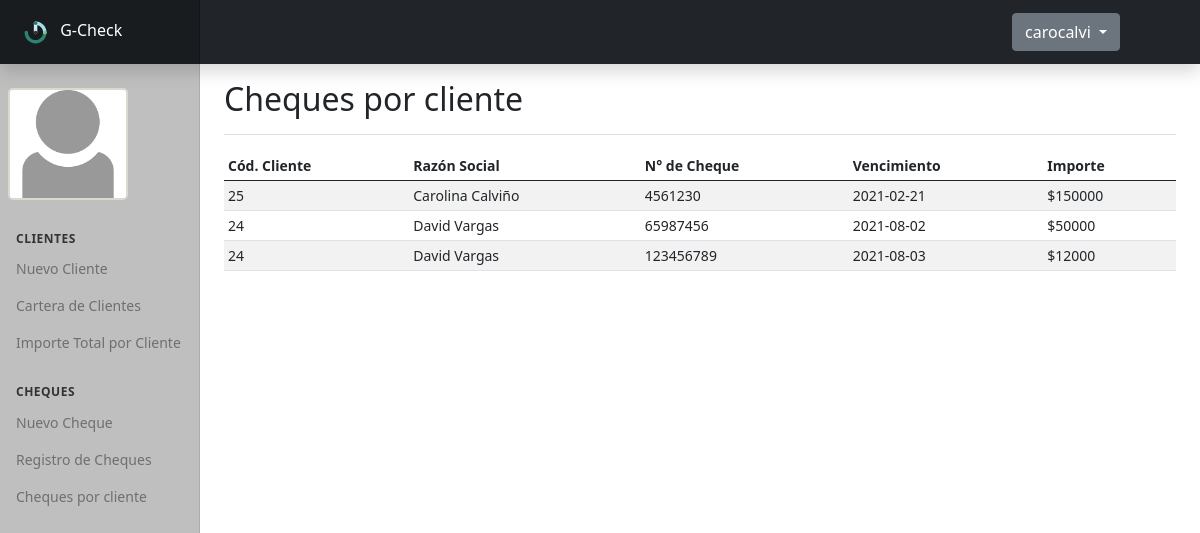
The app's page /cliente-cheque.php (signed in) with its own data.
### tables this page shows
CREATE TABLE `users` (
  `id_user` int(11) NOT NULL,
  `usuario` varchar(25) NOT NULL,
  `pass` varchar(10) NOT NULL,
  `imagen` varchar(50) NOT NULL
);

CREATE TABLE `cheques` (
  `clientes_id` int(11) NOT NULL,
  `numero_cheque` int(50) NOT NULL,
  `nombre` varchar(25) NOT NULL,
  `cuit_librador` int(25) NOT NULL,
  `fecha_vto` date NOT NULL,
  `importe` double NOT NULL,
  `propio` varchar(5) NOT NULL,
  `echeq` varchar(5) NOT NULL
);

CREATE TABLE `clientes` (
  `id_clientes` int(11) NOT NULL,
  `nombre` varchar(25) NOT NULL,
  `cuit` int(20) NOT NULL,
  `telefono` int(20) NOT NULL,
  `email` varchar(25) NOT NULL
);

### cliente-cheque.php (the view, shortened to what this page needs)
<?php
include("conexion.php");
include_once("includes/header.php");
include_once("includes/sidebar.php");
include_once("includes/footer.php");
?>
<div class="d-flex justify-content-between flex-wrap flex-md-nowrap align-items-center pt-3 pb-2 mb-3 border-bottom">
  <div class="col-md-12">
    <h2>Cheques por cliente</h2>
  </div>
</div>
  <div class="table-responsive">
    <table class="table table-striped table-sm">
      <thead>
        <tr>
          <th scope="col">Cód. Cliente</th>
          <th scope="col">Razón Social</th>
          <th scope="col">N° de Cheque</th>
          <th scope="col">Vencimiento</th>
          <th scope="col">Importe</th>
        </tr>
      </thead>
      <tbody>
        <?php
        $query = "SELECT clientes.id_clientes, clientes.nombre, cheques.numero_cheque, cheques.fecha_vto, cheques.importe FROM clientes INNER JOIN cheques ON clientes.id_clientes = cheques.clientes_id";
        $result = mysqli_query($conexion, $query);
         while($row = mysqli_fetch_array($result)){ ?>
          <tr>
              <td><?php echo $row['id_clientes']; ?></td>
              <td><?php echo $row['nombre']; ?></td>
              <td><?php echo $row['numero_cheque']; ?></td>
              <td><?php echo $row['fecha_vto']; ?></td>
              <td><?php echo "$".$row['importe']; ?></td>
          </tr>
        <?php } ?>
      </tbody>
    </table>
  </div>

### includes/header.php (shortened to what this page needs)
<!doctype html>
<html lang="es">
<head>
    <link rel="stylesheet" href="css/bootstrap.css">
    <link rel="stylesheet" href='css/style.css'>
    <link href="css/dashboard.css" rel="stylesheet">
    <link rel="stylesheet" href="https://cdn.jsdelivr.net/npm/bootstrap-icons@1.4.1/font/bootstrap-icons.css">
</head>

### includes/sidebar.php (shortened to what this page needs)
<body>
<header class="navbar navbar-dark sticky-top bg-dark flex-md-nowrap p-0 shadow">
  <a class="navbar-brand col-md-3 col-lg-2 me-0 px-3" href="#">
    <img src="img/logo.svg" alt="Logo G-Check" width="40px">
    G-Check</a>
  <div class="dropdown perfil">
    <a class="btn btn-secondary dropdown-toggle" href="#" role="button" id="dropdownMenuLink" data-bs-toggle="dropdown" aria-expanded="false">
      <?php echo $_SESSION["usuario"]; ?>
    </a>
  </div>
</header>
<div class="container-fluid">
<div class="row">
<nav id="sidebarMenu" class="col-md-3 col-lg-2 d-md-block bg-light sidebar collapse">
  <div class="position-sticky pt-3">
    <a href="gestion.php" class="nav-link">
      <?php
        $id = $_SESSION['id'];
        $query = "SELECT imagen FROM users WHERE id_user = '$id'";
        $result = mysqli_query($conexion, $query);
        while($row = mysqli_fetch_array($result)){ ?>
         <?php echo "<a href='gestion.php' ><img src='".$row['imagen']."' class='logo'></a>"; ?>
        <?php } ?>
    </a>
    <h6 class="sidebar-heading d-flex justify-content-between align-items-center px-3 mt-4 mb-1 text-muted">
      <span>Clientes</span>
    </h6>
    <ul class="nav flex-column mb-2">
      <li class="nav-item">
        <a class="nav-link" href="nuevo-cliente.php">
          Nuevo Cliente
        </a>
      </li>
     <li class="nav-item">
        <a class="nav-link" href="gestion.php">
          Cartera de Clientes
        </a>
      </li>
      <li class="nav-item">
        <a class="nav-link" href="contador.php">
          Importe Total por Cliente
        </a>
      </li>
    </ul>
    <h6 class="sidebar-heading d-flex justify-content-between align-items-center px-3 mt-4 mb-1 text-muted">
      <span>Cheques</span>
    </h6>
    <ul class="nav flex-column mb-2">
      <li class="nav-item">
        <a class="nav-link" href="nuevo-cheque.php">
          Nuevo Cheque
        </a>
      </li>
      <li class="nav-item">
        <a class="nav-link" href="cheques.php">
          Registro de Cheques
        </a>
      </li>
      <li class="nav-item">
        <a class="nav-link" href="cliente-cheque.php">
          Cheques por cliente
        </a>
      </li>
  </div>
</nav>
<main class="col-md-9 ms-sm-auto col-lg-10 px-md-4 px-3">

### includes/footer.php (shortened to what this page needs)
</html>

### css/style.css (style rules this page uses)
body { font-family: }
a { color: #00332a; text-decoration: none; }
a { color: }
.logo { max-width: 120px; height: auto; margin: 0.5rem; border-radius: 5px; background-color: beige; border: 2px solid rgba(202, 202, 202, 0.623); }
.perfil { margin-right: 5rem; }

### css/dashboard.css (style rules this page uses)
body { font-size: .875rem; }
.sidebar { position: fixed; top: 0; bottom: 0; left: 0; z-index: 100; padding: 48px 0 0; box-shadow: inset -1px 0 0 rgba(0, 0, 0, .1); }
.sidebar .nav-link { font-weight: 500; color: #716e6e; }
.sidebar-heading { font-size: .75rem; text-transform: uppercase; }
.navbar-brand { padding-top: .75rem; padding-bottom: .75rem; font-size: 1rem; background-color: rgba(0, 0, 0, .25); box-shadow: inset -1px 0 0 rgba(0, 0, 0, .25); }

### records on screen
users: imagen (picture)
cheques: clientes.id_clientes "25", clientes.nombre "Carolina Calviño", numero_cheque "4561230", fecha_vto "2021-02-21", importe "150000"
cheques: clientes.id_clientes "24", clientes.nombre "David Vargas", numero_cheque "65987456", fecha_vto "2021-08-02", importe "50000"
cheques: clientes.id_clientes "24", clientes.nombre "David Vargas", numero_cheque "123456789", fecha_vto "2021-08-03", importe "12000"

### other values on screen
$_SESSION["usuario"] "carocalvi"
